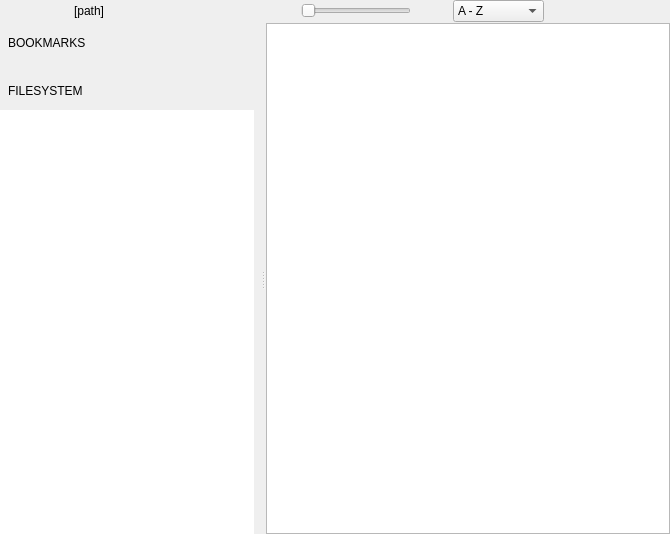
<?xml version="1.0" encoding="UTF-8"?>
<ui version="4.0">
 <class>FolderView</class>
 <widget class="QWidget" name="FolderView">
  <property name="geometry">
   <rect>
    <x>0</x>
    <y>0</y>
    <width>670</width>
    <height>534</height>
   </rect>
  </property>
  <property name="focusPolicy">
   <enum>Qt::StrongFocus</enum>
  </property>
  <property name="windowTitle">
   <string>Form</string>
  </property>
  <layout class="QVBoxLayout" name="verticalLayout">
   <property name="spacing">
    <number>0</number>
   </property>
   <property name="leftMargin">
    <number>0</number>
   </property>
   <property name="topMargin">
    <number>0</number>
   </property>
   <property name="rightMargin">
    <number>0</number>
   </property>
   <property name="bottomMargin">
    <number>0</number>
   </property>
   <item>
    <widget class="QWidget" name="topBar" native="true">
     <property name="sizePolicy">
      <sizepolicy hsizetype="Preferred" vsizetype="Fixed">
       <horstretch>0</horstretch>
       <verstretch>0</verstretch>
      </sizepolicy>
     </property>
     <property name="accessibleName">
      <string notr="true">FolderViewTopBar</string>
     </property>
     <layout class="QHBoxLayout" name="horizontalLayout_5">
      <property name="spacing">
       <number>0</number>
      </property>
      <property name="leftMargin">
       <number>0</number>
      </property>
      <property name="topMargin">
       <number>0</number>
      </property>
      <property name="rightMargin">
       <number>0</number>
      </property>
      <property name="bottomMargin">
       <number>0</number>
      </property>
      <item>
       <widget class="ActionButton" name="togglePlacesPanelButton" native="true">
        <property name="sizePolicy">
         <sizepolicy hsizetype="Fixed" vsizetype="Expanding">
          <horstretch>0</horstretch>
          <verstretch>0</verstretch>
         </sizepolicy>
        </property>
        <property name="minimumSize">
         <size>
          <width>40</width>
          <height>0</height>
         </size>
        </property>
        <property name="maximumSize">
         <size>
          <width>40</width>
          <height>16777215</height>
         </size>
        </property>
        <property name="accessibleName">
         <string notr="true">CheckableButtonLE</string>
        </property>
       </widget>
      </item>
      <item>
       <widget class="QWidget" name="pathBar" native="true">
        <property name="sizePolicy">
         <sizepolicy hsizetype="Minimum" vsizetype="Expanding">
          <horstretch>0</horstretch>
          <verstretch>0</verstretch>
         </sizepolicy>
        </property>
        <property name="accessibleName">
         <string notr="true">PathBar</string>
        </property>
        <layout class="QHBoxLayout" name="horizontalLayout">
         <property name="spacing">
          <number>0</number>
         </property>
         <property name="leftMargin">
          <number>0</number>
         </property>
         <property name="topMargin">
          <number>0</number>
         </property>
         <property name="rightMargin">
          <number>0</number>
         </property>
         <property name="bottomMargin">
          <number>0</number>
         </property>
         <item>
          <widget class="ActionButton" name="upButton" native="true">
           <property name="sizePolicy">
            <sizepolicy hsizetype="Fixed" vsizetype="Expanding">
             <horstretch>0</horstretch>
             <verstretch>0</verstretch>
            </sizepolicy>
           </property>
           <property name="minimumSize">
            <size>
             <width>34</width>
             <height>0</height>
            </size>
           </property>
           <property name="maximumSize">
            <size>
             <width>34</width>
             <height>16777215</height>
            </size>
           </property>
           <property name="accessibleName">
            <string notr="true">PathBarButton</string>
           </property>
          </widget>
         </item>
         <item>
          <widget class="QLabel" name="pathLabel">
           <property name="cursor">
            <cursorShape>IBeamCursor</cursorShape>
           </property>
           <property name="text">
            <string>[path]</string>
           </property>
          </widget>
         </item>
        </layout>
       </widget>
      </item>
      <item>
       <spacer name="pathbarSpacer">
        <property name="orientation">
         <enum>Qt::Horizontal</enum>
        </property>
        <property name="sizeType">
         <enum>QSizePolicy::MinimumExpanding</enum>
        </property>
        <property name="sizeHint" stdset="0">
         <size>
          <width>0</width>
          <height>20</height>
         </size>
        </property>
       </spacer>
      </item>
      <item>
       <widget class="QSlider" name="zoomSlider">
        <property name="sizePolicy">
         <sizepolicy hsizetype="Fixed" vsizetype="Fixed">
          <horstretch>0</horstretch>
          <verstretch>0</verstretch>
         </sizepolicy>
        </property>
        <property name="minimumSize">
         <size>
          <width>110</width>
          <height>0</height>
         </size>
        </property>
        <property name="maximumSize">
         <size>
          <width>110</width>
          <height>16777215</height>
         </size>
        </property>
        <property name="focusPolicy">
         <enum>Qt::NoFocus</enum>
        </property>
        <property name="contextMenuPolicy">
         <enum>Qt::NoContextMenu</enum>
        </property>
        <property name="accessibleName">
         <string>FolderViewSlider</string>
        </property>
        <property name="orientation">
         <enum>Qt::Horizontal</enum>
        </property>
        <property name="tickPosition">
         <enum>QSlider::NoTicks</enum>
        </property>
       </widget>
      </item>
      <item>
       <spacer name="zoomSliderSpacer">
        <property name="orientation">
         <enum>Qt::Horizontal</enum>
        </property>
        <property name="sizeType">
         <enum>QSizePolicy::Fixed</enum>
        </property>
        <property name="sizeHint" stdset="0">
         <size>
          <width>3</width>
          <height>20</height>
         </size>
        </property>
       </spacer>
      </item>
      <item>
       <widget class="IconButton" name="optionsPopupButton" native="true">
        <property name="sizePolicy">
         <sizepolicy hsizetype="Fixed" vsizetype="Expanding">
          <horstretch>0</horstretch>
          <verstretch>0</verstretch>
         </sizepolicy>
        </property>
        <property name="minimumSize">
         <size>
          <width>38</width>
          <height>0</height>
         </size>
        </property>
        <property name="maximumSize">
         <size>
          <width>38</width>
          <height>16777215</height>
         </size>
        </property>
        <property name="accessibleName">
         <string>CheckableButton</string>
        </property>
       </widget>
      </item>
      <item>
       <spacer name="horizontalSpacer_3">
        <property name="orientation">
         <enum>Qt::Horizontal</enum>
        </property>
        <property name="sizeType">
         <enum>QSizePolicy::Maximum</enum>
        </property>
        <property name="sizeHint" stdset="0">
         <size>
          <width>1</width>
          <height>20</height>
         </size>
        </property>
       </spacer>
      </item>
      <item>
       <widget class="StyledComboBox" name="sortingComboBox">
        <property name="sizePolicy">
         <sizepolicy hsizetype="Preferred" vsizetype="MinimumExpanding">
          <horstretch>0</horstretch>
          <verstretch>0</verstretch>
         </sizepolicy>
        </property>
        <property name="contextMenuPolicy">
         <enum>Qt::NoContextMenu</enum>
        </property>
        <property name="accessibleName">
         <string>PanelComboBox</string>
        </property>
        <property name="frame">
         <bool>true</bool>
        </property>
        <item>
         <property name="text">
          <string>A - Z</string>
         </property>
        </item>
        <item>
         <property name="text">
          <string>Z - A</string>
         </property>
        </item>
        <item>
         <property name="text">
          <string>Size</string>
         </property>
        </item>
        <item>
         <property name="text">
          <string>Size (desc)</string>
         </property>
        </item>
        <item>
         <property name="text">
          <string>Oldest</string>
         </property>
        </item>
        <item>
         <property name="text">
          <string>Newest</string>
         </property>
        </item>
       </widget>
      </item>
      <item>
       <spacer name="horizontalSpacer_2">
        <property name="orientation">
         <enum>Qt::Horizontal</enum>
        </property>
        <property name="sizeType">
         <enum>QSizePolicy::Fixed</enum>
        </property>
        <property name="sizeHint" stdset="0">
         <size>
          <width>8</width>
          <height>20</height>
         </size>
        </property>
       </spacer>
      </item>
      <item>
       <widget class="ActionButton" name="docViewButton" native="true">
        <property name="sizePolicy">
         <sizepolicy hsizetype="Fixed" vsizetype="Expanding">
          <horstretch>0</horstretch>
          <verstretch>0</verstretch>
         </sizepolicy>
        </property>
        <property name="minimumSize">
         <size>
          <width>38</width>
          <height>0</height>
         </size>
        </property>
        <property name="maximumSize">
         <size>
          <width>38</width>
          <height>16777215</height>
         </size>
        </property>
        <property name="accessibleName">
         <string>PanelButton</string>
        </property>
       </widget>
      </item>
      <item>
       <widget class="ActionButton" name="settingsButton" native="true">
        <property name="sizePolicy">
         <sizepolicy hsizetype="Fixed" vsizetype="Expanding">
          <horstretch>0</horstretch>
          <verstretch>0</verstretch>
         </sizepolicy>
        </property>
        <property name="minimumSize">
         <size>
          <width>38</width>
          <height>0</height>
         </size>
        </property>
        <property name="maximumSize">
         <size>
          <width>38</width>
          <height>16777215</height>
         </size>
        </property>
        <property name="accessibleName">
         <string>PanelButton</string>
        </property>
       </widget>
      </item>
      <item>
       <spacer name="panelRightEdgeSpacer">
        <property name="orientation">
         <enum>Qt::Horizontal</enum>
        </property>
        <property name="sizeType">
         <enum>QSizePolicy::Fixed</enum>
        </property>
        <property name="sizeHint" stdset="0">
         <size>
          <width>2</width>
          <height>20</height>
         </size>
        </property>
       </spacer>
      </item>
      <item>
       <widget class="ActionButton" name="exitButton" native="true">
        <property name="sizePolicy">
         <sizepolicy hsizetype="Fixed" vsizetype="Expanding">
          <horstretch>0</horstretch>
          <verstretch>0</verstretch>
         </sizepolicy>
        </property>
        <property name="minimumSize">
         <size>
          <width>40</width>
          <height>0</height>
         </size>
        </property>
        <property name="maximumSize">
         <size>
          <width>40</width>
          <height>16777215</height>
         </size>
        </property>
        <property name="accessibleName">
         <string>PanelButtonRE</string>
        </property>
       </widget>
      </item>
     </layout>
    </widget>
   </item>
   <item>
    <widget class="QWidget" name="contentsWidget" native="true">
     <property name="sizePolicy">
      <sizepolicy hsizetype="MinimumExpanding" vsizetype="MinimumExpanding">
       <horstretch>0</horstretch>
       <verstretch>0</verstretch>
      </sizepolicy>
     </property>
     <property name="accessibleName">
      <string notr="true">FolderViewContents</string>
     </property>
     <layout class="QHBoxLayout" name="horizontalLayout_7">
      <property name="spacing">
       <number>0</number>
      </property>
      <property name="leftMargin">
       <number>0</number>
      </property>
      <property name="topMargin">
       <number>1</number>
      </property>
      <property name="rightMargin">
       <number>0</number>
      </property>
      <property name="bottomMargin">
       <number>0</number>
      </property>
      <item>
       <widget class="QSplitter" name="splitter">
        <property name="accessibleName">
         <string notr="true">FolderViewSplitter</string>
        </property>
        <property name="orientation">
         <enum>Qt::Horizontal</enum>
        </property>
        <property name="handleWidth">
         <number>6</number>
        </property>
        <property name="childrenCollapsible">
         <bool>false</bool>
        </property>
        <widget class="QWidget" name="placesPanel" native="true">
         <property name="sizePolicy">
          <sizepolicy hsizetype="Preferred" vsizetype="Preferred">
           <horstretch>0</horstretch>
           <verstretch>0</verstretch>
          </sizepolicy>
         </property>
         <property name="minimumSize">
          <size>
           <width>260</width>
           <height>0</height>
          </size>
         </property>
         <property name="accessibleName">
          <string>PlacesPanel</string>
         </property>
         <layout class="QVBoxLayout" name="verticalLayout_2">
          <property name="spacing">
           <number>6</number>
          </property>
          <property name="sizeConstraint">
           <enum>QLayout::SetDefaultConstraint</enum>
          </property>
          <property name="leftMargin">
           <number>0</number>
          </property>
          <property name="topMargin">
           <number>7</number>
          </property>
          <property name="rightMargin">
           <number>6</number>
          </property>
          <property name="bottomMargin">
           <number>0</number>
          </property>
          <item>
           <layout class="QHBoxLayout" name="horizontalLayout_3">
            <property name="spacing">
             <number>16</number>
            </property>
            <property name="leftMargin">
             <number>8</number>
            </property>
            <property name="topMargin">
             <number>0</number>
            </property>
            <property name="rightMargin">
             <number>5</number>
            </property>
            <property name="bottomMargin">
             <number>0</number>
            </property>
            <item>
             <widget class="ClickableLabel" name="bookmarksLabel">
              <property name="sizePolicy">
               <sizepolicy hsizetype="MinimumExpanding" vsizetype="Preferred">
                <horstretch>0</horstretch>
                <verstretch>0</verstretch>
               </sizepolicy>
              </property>
              <property name="cursor">
               <cursorShape>PointingHandCursor</cursorShape>
              </property>
              <property name="mouseTracking">
               <bool>true</bool>
              </property>
              <property name="accessibleName">
               <string notr="true">PanelSectionHeader</string>
              </property>
              <property name="text">
               <string>BOOKMARKS</string>
              </property>
             </widget>
            </item>
            <item>
             <widget class="IconButton" name="newBookmarkButton" native="true">
              <property name="minimumSize">
               <size>
                <width>26</width>
                <height>26</height>
               </size>
              </property>
              <property name="maximumSize">
               <size>
                <width>26</width>
                <height>26</height>
               </size>
              </property>
              <property name="accessibleName">
               <string>PlacesPanelButton</string>
              </property>
             </widget>
            </item>
           </layout>
          </item>
          <item>
           <widget class="BookmarksWidget" name="bookmarksWidget" native="true"/>
          </item>
          <item>
           <spacer name="placesPanelSpacer">
            <property name="orientation">
             <enum>Qt::Vertical</enum>
            </property>
            <property name="sizeType">
             <enum>QSizePolicy::Fixed</enum>
            </property>
            <property name="sizeHint" stdset="0">
             <size>
              <width>20</width>
              <height>10</height>
             </size>
            </property>
           </spacer>
          </item>
          <item>
           <layout class="QHBoxLayout" name="horizontalLayout_6">
            <property name="spacing">
             <number>16</number>
            </property>
            <property name="leftMargin">
             <number>8</number>
            </property>
            <property name="topMargin">
             <number>0</number>
            </property>
            <property name="rightMargin">
             <number>5</number>
            </property>
            <property name="bottomMargin">
             <number>0</number>
            </property>
            <item>
             <widget class="ClickableLabel" name="directoriesLabel">
              <property name="sizePolicy">
               <sizepolicy hsizetype="MinimumExpanding" vsizetype="Preferred">
                <horstretch>0</horstretch>
                <verstretch>0</verstretch>
               </sizepolicy>
              </property>
              <property name="cursor">
               <cursorShape>PointingHandCursor</cursorShape>
              </property>
              <property name="mouseTracking">
               <bool>true</bool>
              </property>
              <property name="accessibleName">
               <string notr="true">PanelSectionHeader</string>
              </property>
              <property name="text">
               <string>FILESYSTEM</string>
              </property>
             </widget>
            </item>
            <item>
             <layout class="QHBoxLayout" name="horizontalLayout_8">
              <property name="spacing">
               <number>0</number>
              </property>
              <property name="leftMargin">
               <number>0</number>
              </property>
              <item>
               <widget class="IconButton" name="rootButton" native="true">
                <property name="minimumSize">
                 <size>
                  <width>26</width>
                  <height>26</height>
                 </size>
                </property>
                <property name="maximumSize">
                 <size>
                  <width>26</width>
                  <height>26</height>
                 </size>
                </property>
                <property name="accessibleName">
                 <string>PlacesPanelButton</string>
                </property>
               </widget>
              </item>
              <item>
               <widget class="IconButton" name="homeButton" native="true">
                <property name="minimumSize">
                 <size>
                  <width>26</width>
                  <height>26</height>
                 </size>
                </property>
                <property name="maximumSize">
                 <size>
                  <width>26</width>
                  <height>26</height>
                 </size>
                </property>
                <property name="accessibleName">
                 <string>PlacesPanelButton</string>
                </property>
               </widget>
              </item>
             </layout>
            </item>
           </layout>
          </item>
          <item>
           <widget class="TreeViewCustom" name="dirTreeView">
            <property name="sizePolicy">
             <sizepolicy hsizetype="Preferred" vsizetype="Expanding">
              <horstretch>0</horstretch>
              <verstretch>2</verstretch>
             </sizepolicy>
            </property>
            <property name="minimumSize">
             <size>
              <width>1</width>
              <height>1</height>
             </size>
            </property>
            <property name="frameShape">
             <enum>QFrame::NoFrame</enum>
            </property>
            <property name="verticalScrollBarPolicy">
             <enum>Qt::ScrollBarAsNeeded</enum>
            </property>
            <property name="horizontalScrollBarPolicy">
             <enum>Qt::ScrollBarAlwaysOff</enum>
            </property>
            <property name="sizeAdjustPolicy">
             <enum>QAbstractScrollArea::AdjustToContents</enum>
            </property>
            <property name="uniformRowHeights">
             <bool>true</bool>
            </property>
            <property name="animated">
             <bool>false</bool>
            </property>
            <property name="headerHidden">
             <bool>true</bool>
            </property>
            <property name="expandsOnDoubleClick">
             <bool>true</bool>
            </property>
            <attribute name="headerVisible">
             <bool>false</bool>
            </attribute>
           </widget>
          </item>
          <item>
           <spacer name="verticalSpacer">
            <property name="orientation">
             <enum>Qt::Vertical</enum>
            </property>
            <property name="sizeType">
             <enum>QSizePolicy::MinimumExpanding</enum>
            </property>
            <property name="sizeHint" stdset="0">
             <size>
              <width>20</width>
              <height>0</height>
             </size>
            </property>
           </spacer>
          </item>
         </layout>
        </widget>
        <widget class="QWidget" name="thumbnailGridHolder" native="true">
         <layout class="QHBoxLayout" name="horizontalLayout_2">
          <property name="spacing">
           <number>0</number>
          </property>
          <property name="leftMargin">
           <number>0</number>
          </property>
          <property name="topMargin">
           <number>0</number>
          </property>
          <property name="rightMargin">
           <number>0</number>
          </property>
          <property name="bottomMargin">
           <number>0</number>
          </property>
          <item>
           <widget class="FolderGridView" name="thumbnailGrid">
            <property name="minimumSize">
             <size>
              <width>200</width>
              <height>0</height>
             </size>
            </property>
           </widget>
          </item>
         </layout>
        </widget>
       </widget>
      </item>
     </layout>
    </widget>
   </item>
  </layout>
 </widget>
 <customwidgets>
  <customwidget>
   <class>ClickableLabel</class>
   <extends>QLabel</extends>
   <header>gui/customwidgets/clickablelabel.h</header>
   <slots>
    <signal>clicked()</signal>
   </slots>
  </customwidget>
  <customwidget>
   <class>StyledComboBox</class>
   <extends>QComboBox</extends>
   <header>gui/customwidgets/styledcombobox.h</header>
  </customwidget>
  <customwidget>
   <class>ActionButton</class>
   <extends>QWidget</extends>
   <header>gui/customwidgets/actionbutton.h</header>
   <container>1</container>
  </customwidget>
  <customwidget>
   <class>FolderGridView</class>
   <extends>QGraphicsView</extends>
   <header>gui/folderview/foldergridview.h</header>
  </customwidget>
  <customwidget>
   <class>TreeViewCustom</class>
   <extends>QTreeView</extends>
   <header>gui/folderview/treeviewcustom.h</header>
  </customwidget>
  <customwidget>
   <class>BookmarksWidget</class>
   <extends>QWidget</extends>
   <header>gui/folderview/bookmarkswidget.h</header>
   <container>1</container>
  </customwidget>
  <customwidget>
   <class>IconButton</class>
   <extends>QWidget</extends>
   <header>gui/customwidgets/iconbutton.h</header>
   <container>1</container>
  </customwidget>
 </customwidgets>
 <resources/>
 <connections>
  <connection>
   <sender>bookmarksLabel</sender>
   <signal>clicked()</signal>
   <receiver>FolderView</receiver>
   <slot>toggleBookmarks()</slot>
   <hints>
    <hint type="sourcelabel">
     <x>54</x>
     <y>58</y>
    </hint>
    <hint type="destinationlabel">
     <x>-5</x>
     <y>63</y>
    </hint>
   </hints>
  </connection>
  <connection>
   <sender>directoriesLabel</sender>
   <signal>clicked()</signal>
   <receiver>FolderView</receiver>
   <slot>toggleFilesystemView()</slot>
   <hints>
    <hint type="sourcelabel">
     <x>44</x>
     <y>234</y>
    </hint>
    <hint type="destinationlabel">
     <x>-10</x>
     <y>166</y>
    </hint>
   </hints>
  </connection>
  <connection>
   <sender>dirTreeView</sender>
   <signal>clicked(QModelIndex)</signal>
   <receiver>FolderView</receiver>
   <slot>onTreeViewClicked(QModelIndex)</slot>
   <hints>
    <hint type="sourcelabel">
     <x>106</x>
     <y>298</y>
    </hint>
    <hint type="destinationlabel">
     <x>11</x>
     <y>39</y>
    </hint>
   </hints>
  </connection>
 </connections>
 <slots>
  <slot>onTreeViewClicked(QModelIndex)</slot>
  <slot>toggleBookmarks()</slot>
  <slot>toggleFilesystemView()</slot>
 </slots>
</ui>
